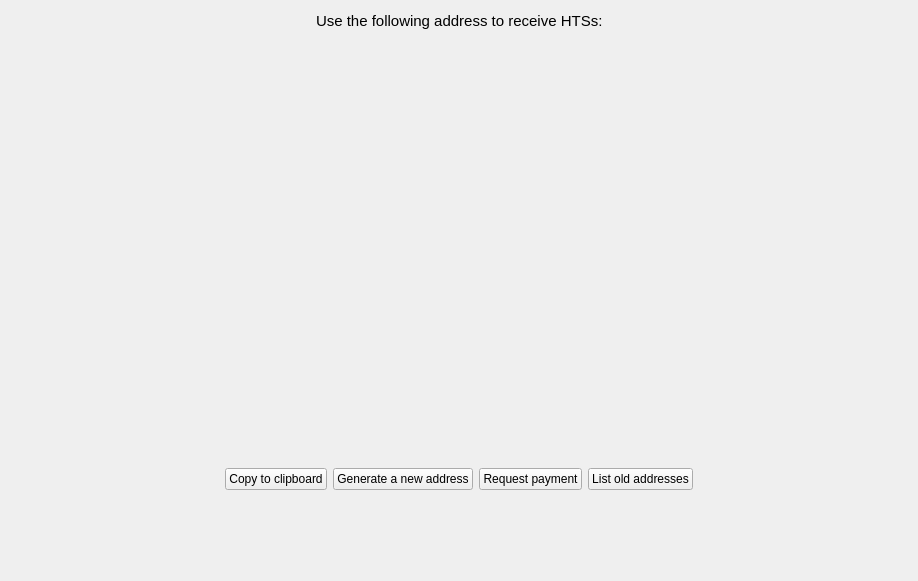
<?xml version="1.0" encoding="UTF-8"?>
<ui version="4.0">
 <class>getAddressToReceive</class>
 <widget class="QWidget" name="getAddressToReceive">
  <property name="windowModality">
   <enum>Qt::NonModal</enum>
  </property>
  <property name="geometry">
   <rect>
    <x>0</x>
    <y>0</y>
    <width>918</width>
    <height>581</height>
   </rect>
  </property>
  <property name="sizePolicy">
   <sizepolicy hsizetype="MinimumExpanding" vsizetype="MinimumExpanding">
    <horstretch>0</horstretch>
    <verstretch>0</verstretch>
   </sizepolicy>
  </property>
  <property name="windowTitle">
   <string>Form</string>
  </property>
  <layout class="QGridLayout" name="gridLayout">
   <item row="0" column="0">
    <layout class="QVBoxLayout" name="verticalLayout">
     <property name="sizeConstraint">
      <enum>QLayout::SetNoConstraint</enum>
     </property>
     <item>
      <layout class="QHBoxLayout" name="horizontalLayout">
       <item>
        <spacer name="horizontalSpacer">
         <property name="orientation">
          <enum>Qt::Horizontal</enum>
         </property>
         <property name="sizeHint" stdset="0">
          <size>
           <width>40</width>
           <height>20</height>
          </size>
         </property>
        </spacer>
       </item>
       <item>
        <widget class="QLabel" name="label">
         <property name="font">
          <font>
           <pointsize>11</pointsize>
          </font>
         </property>
         <property name="text">
          <string>Use the following address to receive HTSs:</string>
         </property>
        </widget>
       </item>
       <item>
        <spacer name="horizontalSpacer_2">
         <property name="orientation">
          <enum>Qt::Horizontal</enum>
         </property>
         <property name="sizeHint" stdset="0">
          <size>
           <width>40</width>
           <height>20</height>
          </size>
         </property>
        </spacer>
       </item>
      </layout>
     </item>
     <item>
      <spacer name="verticalSpacer">
       <property name="orientation">
        <enum>Qt::Vertical</enum>
       </property>
       <property name="sizeType">
        <enum>QSizePolicy::Maximum</enum>
       </property>
       <property name="sizeHint" stdset="0">
        <size>
         <width>20</width>
         <height>40</height>
        </size>
       </property>
      </spacer>
     </item>
     <item>
      <spacer name="verticalSpacer_2">
       <property name="orientation">
        <enum>Qt::Vertical</enum>
       </property>
       <property name="sizeHint" stdset="0">
        <size>
         <width>20</width>
         <height>40</height>
        </size>
       </property>
      </spacer>
     </item>
     <item>
      <layout class="QHBoxLayout" name="horizontalLayout_8">
       <item>
        <spacer name="horizontalSpacer_4">
         <property name="orientation">
          <enum>Qt::Horizontal</enum>
         </property>
         <property name="sizeHint" stdset="0">
          <size>
           <width>40</width>
           <height>20</height>
          </size>
         </property>
        </spacer>
       </item>
       <item>
        <layout class="QHBoxLayout" name="horizontalLayout_2">
         <item>
          <spacer name="horizontalSpacer_16">
           <property name="orientation">
            <enum>Qt::Horizontal</enum>
           </property>
           <property name="sizeHint" stdset="0">
            <size>
             <width>40</width>
             <height>20</height>
            </size>
           </property>
          </spacer>
         </item>
         <item>
          <layout class="QVBoxLayout" name="verticalLayout_3">
           <item>
            <widget class="QRImageWidget" name="lblQRCode">
             <property name="sizePolicy">
              <sizepolicy hsizetype="Expanding" vsizetype="Fixed">
               <horstretch>0</horstretch>
               <verstretch>0</verstretch>
              </sizepolicy>
             </property>
             <property name="minimumSize">
              <size>
               <width>300</width>
               <height>320</height>
              </size>
             </property>
             <property name="toolTip">
              <string>QR Code</string>
             </property>
             <property name="styleSheet">
              <string notr="true"/>
             </property>
             <property name="textFormat">
              <enum>Qt::PlainText</enum>
             </property>
             <property name="alignment">
              <set>Qt::AlignCenter</set>
             </property>
             <property name="wordWrap">
              <bool>true</bool>
             </property>
            </widget>
           </item>
          </layout>
         </item>
         <item>
          <spacer name="horizontalSpacer_15">
           <property name="orientation">
            <enum>Qt::Horizontal</enum>
           </property>
           <property name="sizeHint" stdset="0">
            <size>
             <width>40</width>
             <height>20</height>
            </size>
           </property>
          </spacer>
         </item>
        </layout>
       </item>
       <item>
        <spacer name="horizontalSpacer_3">
         <property name="orientation">
          <enum>Qt::Horizontal</enum>
         </property>
         <property name="sizeHint" stdset="0">
          <size>
           <width>40</width>
           <height>20</height>
          </size>
         </property>
        </spacer>
       </item>
      </layout>
     </item>
     <item>
      <spacer name="verticalSpacer_3">
       <property name="orientation">
        <enum>Qt::Vertical</enum>
       </property>
       <property name="sizeHint" stdset="0">
        <size>
         <width>20</width>
         <height>40</height>
        </size>
       </property>
      </spacer>
     </item>
     <item>
      <layout class="QHBoxLayout" name="horizontalLayout_7">
       <item>
        <spacer name="horizontalSpacer_13">
         <property name="orientation">
          <enum>Qt::Horizontal</enum>
         </property>
         <property name="sizeHint" stdset="0">
          <size>
           <width>40</width>
           <height>20</height>
          </size>
         </property>
        </spacer>
       </item>
       <item>
        <widget class="QPushButton" name="copyClipboardButton">
         <property name="text">
          <string>Copy to clipboard</string>
         </property>
        </widget>
       </item>
       <item>
        <widget class="QPushButton" name="newAddressButton">
         <property name="text">
          <string>Generate a new address</string>
         </property>
        </widget>
       </item>
       <item>
        <widget class="QPushButton" name="requestPaymentButton">
         <property name="text">
          <string>Request payment</string>
         </property>
        </widget>
       </item>
       <item>
        <widget class="QPushButton" name="requestNewAddressButton">
         <property name="text">
          <string>List old addresses</string>
         </property>
        </widget>
       </item>
       <item>
        <spacer name="horizontalSpacer_14">
         <property name="orientation">
          <enum>Qt::Horizontal</enum>
         </property>
         <property name="sizeHint" stdset="0">
          <size>
           <width>40</width>
           <height>20</height>
          </size>
         </property>
        </spacer>
       </item>
      </layout>
     </item>
     <item>
      <spacer name="verticalSpacer_4">
       <property name="orientation">
        <enum>Qt::Vertical</enum>
       </property>
       <property name="sizeType">
        <enum>QSizePolicy::MinimumExpanding</enum>
       </property>
       <property name="sizeHint" stdset="0">
        <size>
         <width>20</width>
         <height>80</height>
        </size>
       </property>
      </spacer>
     </item>
    </layout>
   </item>
  </layout>
 </widget>
 <customwidgets>
  <customwidget>
   <class>QRImageWidget</class>
   <extends>QLabel</extends>
   <header>receiverequestdialog.h</header>
  </customwidget>
 </customwidgets>
 <resources/>
 <connections/>
</ui>
